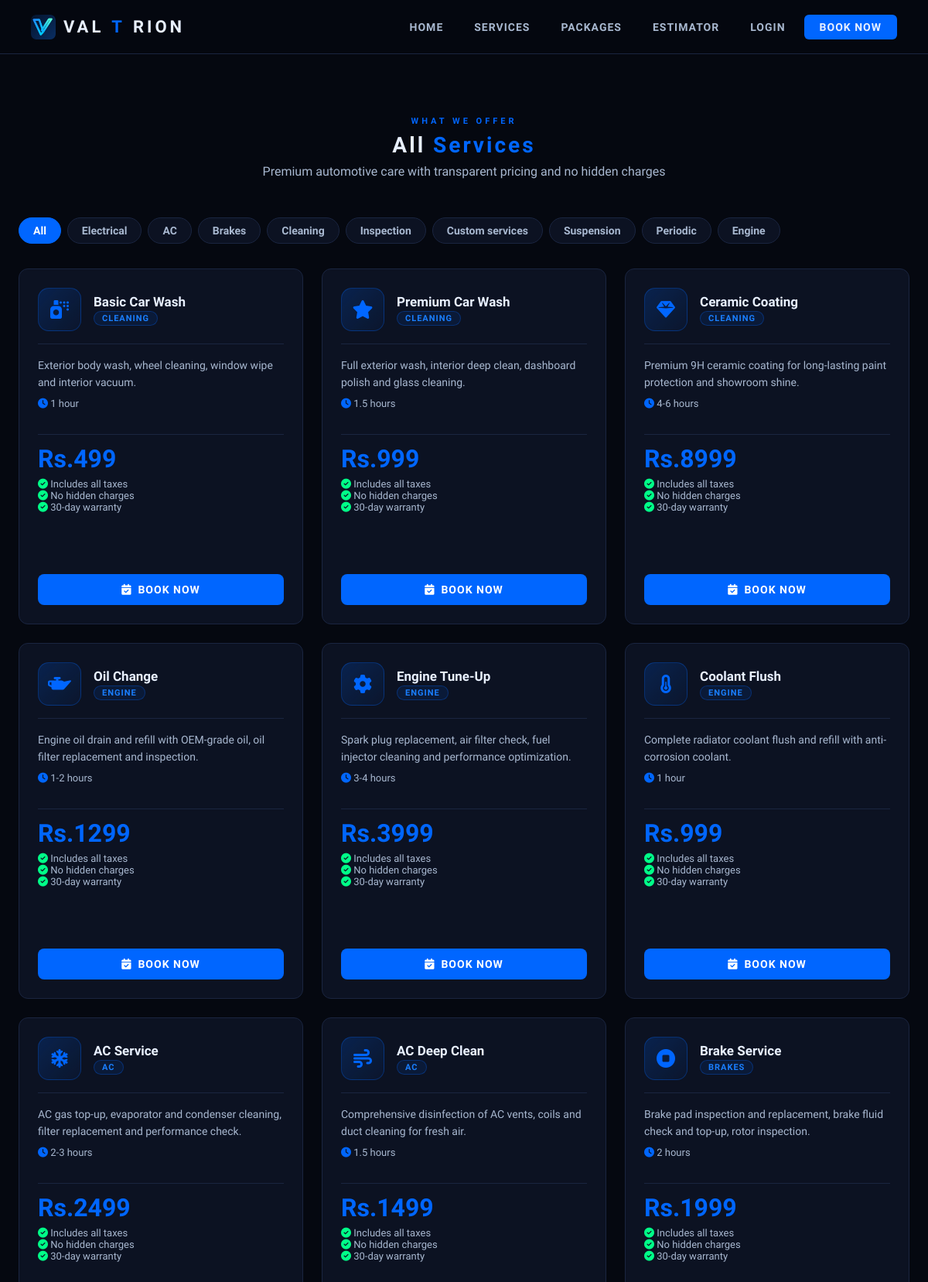
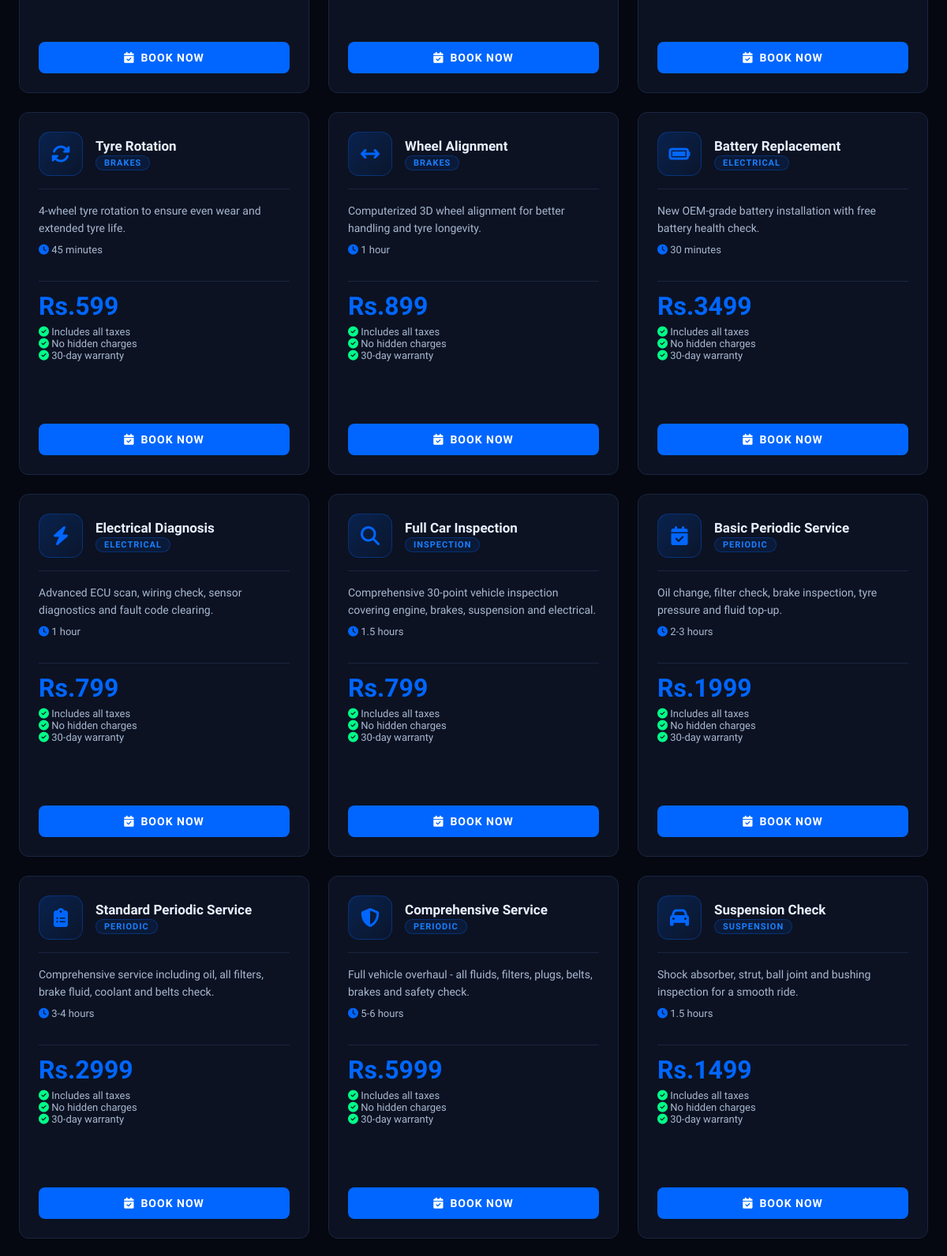
/services (upper part), run on the app's committed database (2 pictures, top to bottom).
### app/models.py (models this page shows)
class Service(db.Model):
    id          = db.Column(db.Integer, primary_key=True)
    name        = db.Column(db.String(100), nullable=False)
    description = db.Column(db.Text)
    price       = db.Column(db.Float, nullable=False)
    duration    = db.Column(db.String(50))
    category    = db.Column(db.String(50))
    icon        = db.Column(db.String(100))
    is_active   = db.Column(db.Boolean, default=True)

### app/routes/main.py (the view)
@main.route('/services')
def services():
    ensure_packages_exist()
    filtered_services = Service.query.filter(
        Service.category.isnot(None),
        Service.category != 'Packages'
    ).all()
    categories = list(set(service.category for service in filtered_services if service.category))
    return render_template('services.html', services=filtered_services, categories=categories)

### app/templates/services.html (shortened to what this page needs)
{% extends 'base.html' %}
{% block content %}
<section class="section">
<div class="container">
    <div style="text-align:center;margin-bottom:50px;">
        <p class="section-label">WHAT WE OFFER</p>
        <h2 class="section-title">All <span>Services</span></h2>
        <p style="color:var(--silver);">Premium automotive care with transparent pricing and no hidden charges</p>
    </div>
    <div style="display:flex;gap:8px;flex-wrap:wrap;margin-bottom:32px;">
        <button class="cat-tab active" onclick="filterCat('all',this)">All</button>
        {% for cat in categories %}
        <button class="cat-tab" onclick="filterCat('{{ cat }}',this)">{{ cat }}</button>
        {% endfor %}
    </div>
    <div style="display:grid;grid-template-columns:repeat(3,1fr);gap:24px;" id="sg">
        {% for service in services %}
        <div class="scard card" data-cat="{{ service.category }}">
            <div style="display:flex;align-items:center;gap:16px;margin-bottom:16px;">
                <div style="width:56px;height:56px;min-width:56px;background:linear-gradient(135deg,rgba(0,102,255,0.2),rgba(0,102,255,0.05));border:1px solid rgba(0,102,255,0.3);border-radius:14px;display:flex;align-items:center;justify-content:center;font-size:24px;color:var(--blue);">
                    <i class="fa {{ service.icon or 'fa-wrench' }}"></i>
                </div>
                <div>
                    <h3 style="font-size:17px;font-weight:700;color:var(--white);">{{ service.name }}</h3>
                    <span style="display:inline-block;background:rgba(0,102,255,0.1);border:1px solid rgba(0,102,255,0.3);color:var(--blue-bright);font-size:11px;letter-spacing:1px;padding:2px 10px;border-radius:20px;text-transform:uppercase;font-weight:600;">{{ service.category }}</span>
                </div>
            </div>
            <div class="service-body">
                <div style="border-bottom:1px solid var(--border);margin-bottom:16px;"></div>
                <div style="min-height:88px;">
                    <p style="color:var(--silver);font-size:14px;line-height:1.6;">{{ service.description }}</p>
                    <p style="color:var(--silver);font-size:13px;margin-top:8px;"><i class="fa fa-clock" style="color:var(--blue);"></i> {{ service.duration }}</p>
                </div>
                <div style="margin-top:12px;padding-top:12px;border-top:1px solid var(--border);min-height:126px;">
                    <div style="font-family:'Orbitron';font-size:32px;font-weight:700;color:var(--blue);">Rs.{{ "%.0f"|format(service.price) }}</div>
                    <p style="color:var(--silver);font-size:13px;margin-top:6px;"><i class="fa fa-check-circle" style="color:var(--green);"></i> Includes all taxes</p>
                    <p style="color:var(--silver);font-size:13px;"><i class="fa fa-check-circle" style="color:var(--green);"></i> No hidden charges</p>
                    <p style="color:var(--silver);font-size:13px;"><i class="fa fa-check-circle" style="color:var(--green);"></i> 30-day warranty</p>
                </div>
            </div>
            <a href="{{ url_for('booking.book_service', service_id=service.id) }}" class="btn btn-primary" style="width:100%;justify-content:center;margin-top:16px;">
                <i class="fa fa-calendar-check"></i> Book Now
            </a>
        </div>
        {% endfor %}
    </div>
</div>
</section>
{% endblock %}

### app/templates/base.html (style rules this page uses)
:root { --black: #050810; --dark: #080d1a; --card: #0c1222; --border: #1a2540; --blue: #0066FF; --blue-bright: #1a7fff; --blue-glow: rgba(0,102,255,0.3); --silver: #a8b8d0; --silver-light: #c8d8e8; --white: #e8f0ff; --green: #00ff88; --red: #ff3355; }
* { margin:0; padding:0; box-sizing:border-box; }
html { scroll-behavior:smooth; }
body { background:var(--black); color:var(--white); font-family:'Rajdhani',sans-serif; font-size:16px; overflow-x:hidden; }
.btn { display:inline-flex; align-items:center; gap:8px; padding:12px 28px; border-radius:8px; font-family:'Rajdhani',sans-serif; font-weight:700; font-size:14px; letter-spacing:1px; text-transform:uppercase; cursor:pointer; border:none; transition:all 0.3s; text-decoration:none; }
.btn-primary { background:var(--blue); color:white; }
.card { background:var(--card); border:1px solid var(--border); border-radius:12px; padding:24px; transition:all 0.3s; }
.section { padding:80px 0; }
.container { max-width:1200px; margin:0 auto; padding:0 24px; }
.section-title { font-family:'Orbitron',monospace; font-size:28px; font-weight:700; letter-spacing:3px; color:var(--white); margin-bottom:8px; }
.section-title span { color:var(--blue); }
.section-label { font-size:11px; letter-spacing:4px; color:var(--blue); text-transform:uppercase; font-weight:700; margin-bottom:8px; }

### app/templates/services.html (style rules this page uses)
.cat-tab { background:var(--card);border:1px solid var(--border);color:var(--silver);padding:8px 18px;border-radius:30px;cursor:pointer;font-family:'Rajdhani';font-size:14px;font-weight:600;transition:all 0.2s; }
.cat-tab.active, .cat-tab:hover { background:var(--blue);border-color:var(--blue);color:white; }
#sg { align-items:stretch; }
.scard { transition:all 0.3s; display:flex; flex-direction:column; height:100%; min-height:460px; }
.service-body { display:flex; flex-direction:column; flex:1; }

### data on the page
Service: category "Electrical", name "Battery Replacement", category "ELECTRICAL", description "New OEM-grade battery installation with free battery health check.", duration "30 minutes", price "3499"
Service: category "AC", name "AC Service", description "AC gas top-up, evaporator and condenser cleaning, filter replacement and performance check.", duration "2-3 hours", price "2499"
Service: category "Brakes", name "Brake Service", category "BRAKES", description "Brake pad inspection and replacement, brake fluid check and top-up, rotor inspection.", duration "2 hours", price "1999"
Service: category "Cleaning", name "Basic Car Wash", category "CLEANING", description "Exterior body wash, wheel cleaning, window wipe and interior vacuum.", duration "1 hour", price "499"
Service: category "Inspection", name "Full Car Inspection", category "INSPECTION", description "Comprehensive 30-point vehicle inspection covering engine, brakes, suspension and electrical.", duration "1.5 hours", price "799"
Service: category "Custom services"
Service: category "Suspension", name "Suspension Check", category "SUSPENSION", description "Shock absorber, strut, ball joint and bushing inspection for a smooth ride.", duration "1.5 hours", price "1499"
Service: category "Periodic", name "Basic Periodic Service", category "PERIODIC", description "Oil change, filter check, brake inspection, tyre pressure and fluid top-up.", duration "2-3 hours", price "1999"
Service: category "Engine", name "Oil Change", category "ENGINE", description "Engine oil drain and refill with OEM-grade oil, oil filter replacement and inspection.", duration "1-2 hours", price "1299"
Service: name "Premium Car Wash", category "CLEANING", description "Full exterior wash, interior deep clean, dashboard polish and glass cleaning.", duration "1.5 hours", price "999"
Service: name "Ceramic Coating", category "CLEANING", description "Premium 9H ceramic coating for long-lasting paint protection and showroom shine.", duration "4-6 hours", price "8999"
Service: name "Engine Tune-Up", category "ENGINE", description "Spark plug replacement, air filter check, fuel injector cleaning and performance optimization.", duration "3-4 hours", price "3999"
Service: name "Coolant Flush", category "ENGINE", description "Complete radiator coolant flush and refill with anti-corrosion coolant.", duration "1 hour", price "999"
Service: name "AC Deep Clean", category "AC", description "Comprehensive disinfection of AC vents, coils and duct cleaning for fresh air.", duration "1.5 hours", price "1499"
Service: name "Tyre Rotation", category "BRAKES", description "4-wheel tyre rotation to ensure even wear and extended tyre life.", duration "45 minutes", price "599"
Service: name "Wheel Alignment", category "BRAKES", description "Computerized 3D wheel alignment for better handling and tyre longevity.", duration "1 hour", price "899"
Service: name "Electrical Diagnosis", category "ELECTRICAL", description "Advanced ECU scan, wiring check, sensor diagnostics and fault code clearing.", duration "1 hour", price "799"
Service: name "Standard Periodic Service", category "PERIODIC", description "Comprehensive service including oil, all filters, brake fluid, coolant and belts check.", duration "3-4 hours", price "2999"
Service: name "Comprehensive Service", category "PERIODIC", description "Full vehicle overhaul - all fluids, filters, plugs, belts, brakes and safety check.", duration "5-6 hours", price "5999"
